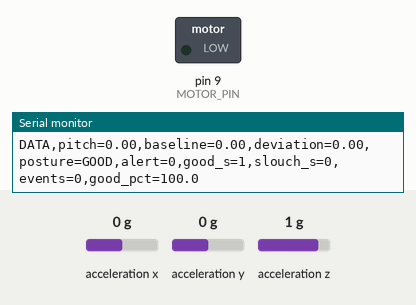
Recording of a sketch running on a simulated Arduino Uno, built with avr-gcc and run on an emulated ATmega328P. Shown: switched loads named in the sketch (green lamp = pin HIGH), the last lines printed to the serial monitor. Wiring (inferred from the names in the program): MPU-6050 motion sensor at I2C address 0x68. The inputs (shaded band) are chosen by the test bench; at power-on: acceleration x 0 g, acceleration y 0 g, acceleration z 1 g. EEPROM starts erased.

Above: at 6.8 s.
6.9 s: acceleration x set to -1.4 g
9.9 s: acceleration x set to -0.4 g
At 10.3 s:
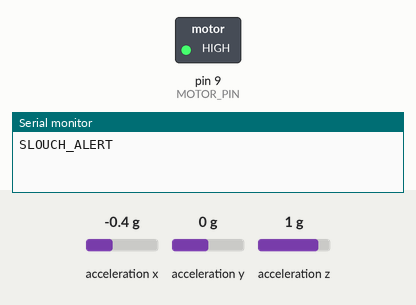
12.3 s: acceleration x set to -0.1 g
At 13.6 s:
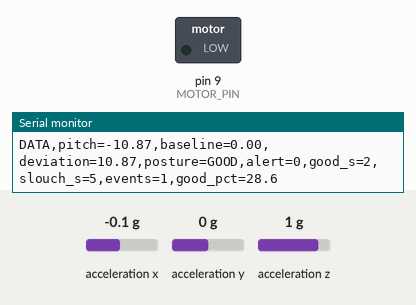
Timing chart, 0 to 15.3 s (numbered marks = the images above; inputs shaded):
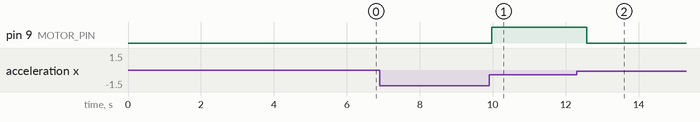

Measured:
- the behaviour switches between -0.3 and -0.2 g on acceleration x (found by bisection; images 1 and 2)
- after the input at 12.3 s, pin 9 (MOTOR_PIN): HIGH → LOW after 0.28 s

The sketch:

posture_monitor.ino
```cpp
#include <Wire.h>
#include <EEPROM.h>
#include <math.h>

// ============================================================
// Posture Monitor - Arduino Uno + MPU-6050 + Vibration Motor
// ============================================================
// Hardware:
//   MPU-6050 VCC -> 5V
//   MPU-6050 GND -> GND
//   MPU-6050 SDA -> A4
//   MPU-6050 SCL -> A5
//
//   Arduino D9 -> 1k resistor -> S8050 base
//   S8050 emitter -> GND
//   S8050 collector -> vibration motor negative
//   vibration motor positive -> 5V
//
// Behavior:
//   - Calibrates the user's upright posture at startup.
//   - Detects posture angle using the MPU-6050 accelerometer.
//   - Requires bad posture to continue for 3 seconds before alerting.
//   - Vibrates while the user remains slouched after that delay.
//   - Tracks good/slouch time and number of slouch events.
//   - Saves statistics to EEPROM every 10 seconds.
//   - Prints live CSV-style statistics to Serial every second.
// ============================================================

const byte MPU_ADDR = 0x68;
const byte MOTOR_PIN = 9;

// Posture settings
const float SLOUCH_THRESHOLD_DEG = 12.0;      // Difference from calibrated posture
const unsigned long SLOUCH_DELAY_MS = 3000;   // Must slouch for 3 seconds
const unsigned long CALIBRATION_MS = 5000;    // Sit upright for first 5 seconds

// Timing
const unsigned long SAMPLE_INTERVAL_MS = 50;  // 20 Hz sensor sampling
const unsigned long SERIAL_INTERVAL_MS = 1000;
const unsigned long EEPROM_INTERVAL_MS = 10000;

// EEPROM layout / validation
const unsigned long EEPROM_MAGIC = 0x504F5354UL; // "POST"

struct SavedStats {
  unsigned long magic;
  unsigned long goodSeconds;
  unsigned long slouchSeconds;
  unsigned long slouchEvents;
};

SavedStats stats;

float baselinePitch = 0.0;
float filteredPitch = 0.0;
bool filterInitialized = false;

bool slouchCandidate = false;
bool slouchActive = false;
unsigned long slouchStartMs = 0;

unsigned long lastSampleMs = 0;
unsigned long lastSerialMs = 0;
unsigned long lastSaveMs = 0;
unsigned long lastStatsTickMs = 0;

// ------------------------------------------------------------
// MPU-6050 helpers
// ------------------------------------------------------------
void writeMPU(byte reg, byte value) {
  Wire.beginTransmission(MPU_ADDR);
  Wire.write(reg);
  Wire.write(value);
  Wire.endTransmission();
}

bool readMPURegister(byte startReg, byte *buffer, byte length) {
  Wire.beginTransmission(MPU_ADDR);
  Wire.write(startReg);

  if (Wire.endTransmission(false) != 0) {
    return false;
  }

  Wire.requestFrom(MPU_ADDR, length, true);

  if (Wire.available() < length) {
    return false;
  }

  for (byte i = 0; i < length; i++) {
    buffer[i] = Wire.read();
  }

  return true;
}

bool initializeMPU() {
  Wire.begin();
  Wire.setClock(400000);

  // Wake the MPU-6050 from sleep.
  writeMPU(0x6B, 0x00);
  delay(100);

  // Accelerometer +/-2g.
  writeMPU(0x1C, 0x00);

  // Gyroscope +/-250 deg/s.
  writeMPU(0x1B, 0x00);

  // Digital low-pass filter.
  writeMPU(0x1A, 0x03);

  byte whoAmI = 0;
  if (!readMPURegister(0x75, &whoAmI, 1)) {
    return false;
  }

  return (whoAmI == 0x68 || whoAmI == 0x69);
}

bool readPitch(float &pitchDeg) {
  byte data[6];

  if (!readMPURegister(0x3B, data, 6)) {
    return false;
  }

  int16_t axRaw = (int16_t)((data[0] << 8) | data[1]);
  int16_t ayRaw = (int16_t)((data[2] << 8) | data[3]);
  int16_t azRaw = (int16_t)((data[4] << 8) | data[5]);

  float ax = axRaw / 16384.0;
  float ay = ayRaw / 16384.0;
  float az = azRaw / 16384.0;

  // Pitch works well when the sensor tilts forward/backward with the torso.
  pitchDeg = atan2(ax, sqrt(ay * ay + az * az)) * 180.0 / PI;
  return true;
}

// ------------------------------------------------------------
// EEPROM statistics
// ------------------------------------------------------------
void loadStats() {
  EEPROM.get(0, stats);

  if (stats.magic != EEPROM_MAGIC) {
    stats.magic = EEPROM_MAGIC;
    stats.goodSeconds = 0;
    stats.slouchSeconds = 0;
    stats.slouchEvents = 0;
    EEPROM.put(0, stats);
  }
}

void saveStats() {
  stats.magic = EEPROM_MAGIC;
  EEPROM.put(0, stats);
}

// ------------------------------------------------------------
// Calibration
// ------------------------------------------------------------
void calibratePosture() {
  Serial.println(F("CALIBRATION_START"));
  Serial.println(F("Sit upright and stay still for 5 seconds..."));

  unsigned long start = millis();
  float pitchSum = 0.0;
  unsigned int samples = 0;

  while (millis() - start < CALIBRATION_MS) {
    float pitch;

    if (readPitch(pitch)) {
      pitchSum += pitch;
      samples++;
    }

    delay(20);
  }

  if (samples > 0) {
    baselinePitch = pitchSum / samples;
    filteredPitch = baselinePitch;
    filterInitialized = true;
  }

  Serial.print(F("CALIBRATION_DONE,baseline="));
  Serial.println(baselinePitch, 2);
}

// ------------------------------------------------------------
// Posture logic
// ------------------------------------------------------------
void updatePosture(float pitch) {
  // Low-pass filter to prevent tiny movements/noise from causing alerts.
  if (!filterInitialized) {
    filteredPitch = pitch;
    filterInitialized = true;
  } else {
    const float alpha = 0.15;
    filteredPitch = (alpha * pitch) + ((1.0 - alpha) * filteredPitch);
  }

  float deviation = fabs(filteredPitch - baselinePitch);
  bool currentlyBad = deviation >= SLOUCH_THRESHOLD_DEG;
  unsigned long now = millis();

  if (currentlyBad) {
    if (!slouchCandidate) {
      slouchCandidate = true;
      slouchStartMs = now;
    }

    if (!slouchActive && (now - slouchStartMs >= SLOUCH_DELAY_MS)) {
      slouchActive = true;
      stats.slouchEvents++;
      Serial.println(F("SLOUCH_ALERT"));
    }
  } else {
    slouchCandidate = false;
    slouchActive = false;
  }

  digitalWrite(MOTOR_PIN, slouchActive ? HIGH : LOW);
}

void updateTimeStats() {
  unsigned long now = millis();

  if (now - lastStatsTickMs >= 1000) {
    unsigned long elapsedSeconds = (now - lastStatsTickMs) / 1000;
    lastStatsTickMs += elapsedSeconds * 1000;

    // Count the full candidate period as slouch time, even before vibration.
    if (slouchCandidate) {
      stats.slouchSeconds += elapsedSeconds;
    } else {
      stats.goodSeconds += elapsedSeconds;
    }
  }
}

void printStatistics() {
  unsigned long totalSeconds = stats.goodSeconds + stats.slouchSeconds;
  float goodPercent = 100.0;

  if (totalSeconds > 0) {
    goodPercent = (100.0 * stats.goodSeconds) / totalSeconds;
  }

  float deviation = fabs(filteredPitch - baselinePitch);

  Serial.print(F("DATA,"));
  Serial.print(F("pitch="));
  Serial.print(filteredPitch, 2);
  Serial.print(F(",baseline="));
  Serial.print(baselinePitch, 2);
  Serial.print(F(",deviation="));
  Serial.print(deviation, 2);
  Serial.print(F(",posture="));
  Serial.print(slouchCandidate ? F("SLOUCH") : F("GOOD"));
  Serial.print(F(",alert="));
  Serial.print(slouchActive ? 1 : 0);
  Serial.print(F(",good_s="));
  Serial.print(stats.goodSeconds);
  Serial.print(F(",slouch_s="));
  Serial.print(stats.slouchSeconds);
  Serial.print(F(",events="));
  Serial.print(stats.slouchEvents);
  Serial.print(F(",good_pct="));
  Serial.println(goodPercent, 1);
}

// ------------------------------------------------------------
// Arduino setup / loop
// ------------------------------------------------------------
void setup() {
  pinMode(MOTOR_PIN, OUTPUT);
  digitalWrite(MOTOR_PIN, LOW);

  Serial.begin(115200);
  delay(500);

  Serial.println(F("POSTURE_MONITOR_START"));

  loadStats();

  if (!initializeMPU()) {
    Serial.println(F("ERROR: MPU-6050 not detected. Check SDA/SCL/VCC/GND wiring."));

    while (true) {
      // Fast pulses indicate a sensor/wiring error.
      digitalWrite(MOTOR_PIN, HIGH);
      delay(100);
      digitalWrite(MOTOR_PIN, LOW);
      delay(900);
    }
  }

  Serial.println(F("MPU6050_OK"));
  calibratePosture();

  unsigned long now = millis();
  lastSampleMs = now;
  lastSerialMs = now;
  lastSaveMs = now;
  lastStatsTickMs = now;

  Serial.println(F("SYSTEM_READY"));
}

void loop() {
  unsigned long now = millis();

  if (now - lastSampleMs >= SAMPLE_INTERVAL_MS) {
    lastSampleMs = now;

    float pitch;
    if (readPitch(pitch)) {
      updatePosture(pitch);
    }
  }

  updateTimeStats();

  if (now - lastSerialMs >= SERIAL_INTERVAL_MS) {
    lastSerialMs = now;
    printStatistics();
  }

  if (now - lastSaveMs >= EEPROM_INTERVAL_MS) {
    lastSaveMs = now;
    saveStats();
  }
}
```
